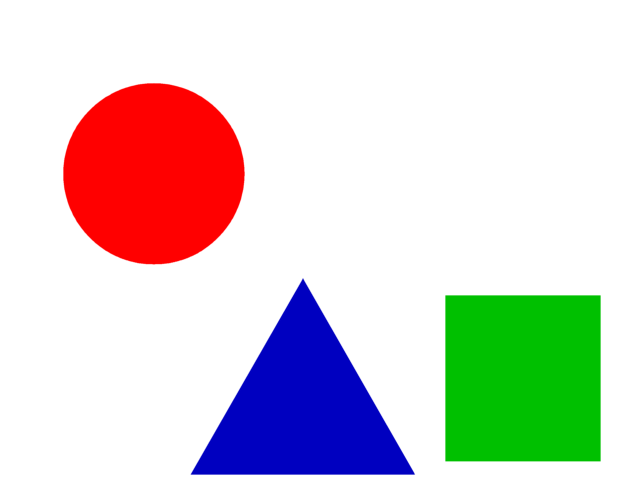
#> input picture origin.png, 640 x 480 px
$ python get_blue.py
#> lines starting #> are read from the running program, lines starting #| are printed output that depends on the picture; after the words box and inside, x2 and y2 are one past the last pixel; in counts of white or black regions, pixels touching at a corner belong together
import numpy as np
import cv2

# 이미지 파일 읽기
src = cv2.imread("origin.png")
#> src is the input picture: shape (480, 640, 3); mean B, G, R 207.7, 210, 215.3
if src is None:
    print("origin.png 파일을 찾을 수 없습니다.")
    exit()

# BGR → HSV 변환
hsv = cv2.cvtColor(src, cv2.COLOR_BGR2HSV)
#> hsv: shape (480, 640, 3); mean H, S, V 13.9, 61, 245.2

# 파란색 HSV 범위 정의
lower_blue = np.array([100, 100, 120])
upper_blue = np.array([150, 255, 255])

# 파란색 마스크 생성 및 적용
mask = cv2.inRange(hsv, lower_blue, upper_blue)
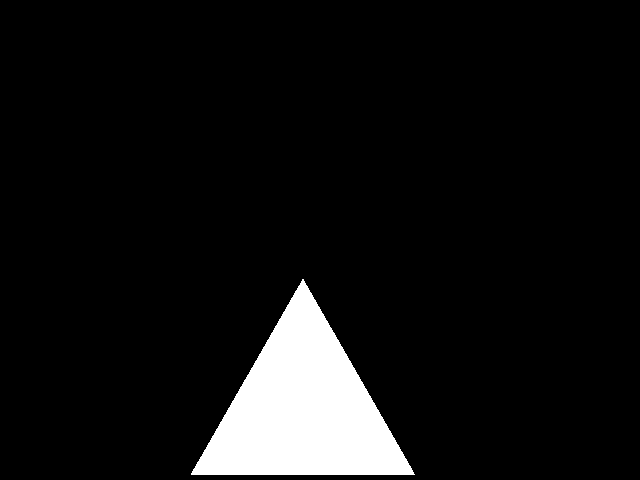
#> mask: shape (480, 640); 7.2% white; 1 white region, box (x1, y1, x2, y2) and area: (191, 279, 415, 475) 22127
res_blue = cv2.bitwise_and(src, src, mask=mask)
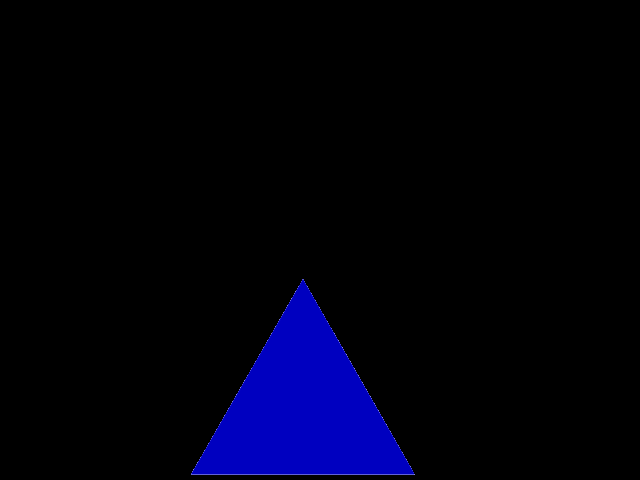
#> res_blue: shape (480, 640, 3); mean B, G, R 13.9, 0.1, 0.1

# 파란색 객체 윤곽선 검출
gray = cv2.cvtColor(res_blue, cv2.COLOR_BGR2GRAY)
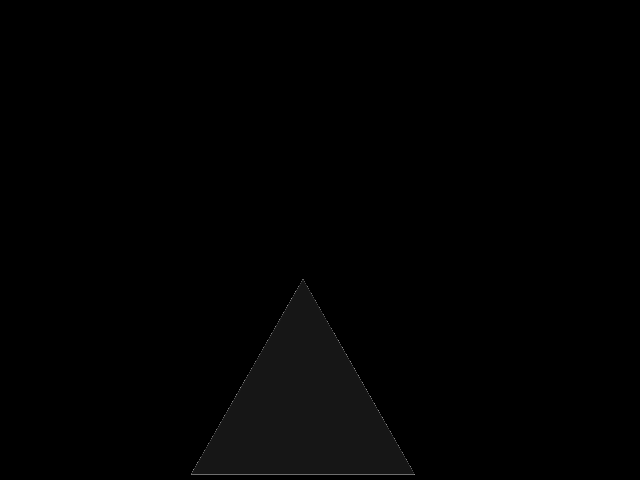
#> gray: shape (480, 640); min 0, max 146, mean 1.7
_, bin = cv2.threshold(gray, 30, 255, cv2.THRESH_BINARY)
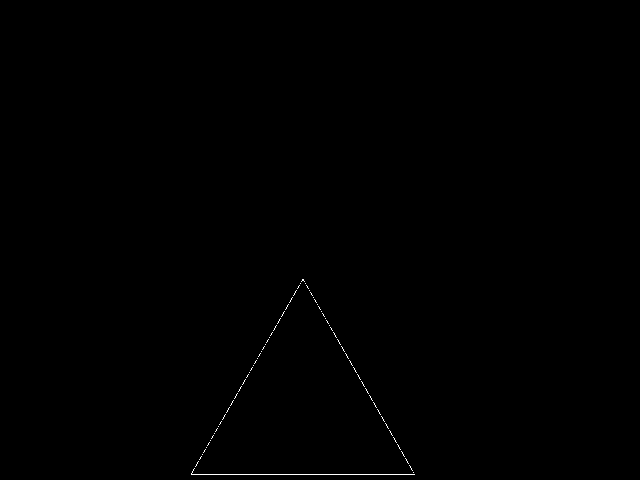
#> bin: shape (480, 640); 0.18% white in thin lines or dots, all inside (x1, y1, x2, y2) = (191, 279, 415, 475)
contours, _ = cv2.findContours(bin, cv2.RETR_EXTERNAL, cv2.CHAIN_APPROX_SIMPLE)
#> contours = 76 contours, all with area under 20

largest_contour = None
largest_area = 0

for cnt in contours:
    area = cv2.contourArea(cnt)
    if area > largest_area:
        largest_area = area
        largest_contour = cnt
#> this loop made 76 passes
#> (area, largest_area) on passes 2, 76: (0.5, 0.5), (1, 1)
#> area on passes 3, 4, 5, 6, 8, 9: 0, 0, 0, 0, 0, 0
#> after the loop, largest_area = 1; largest_contour = [[302, 279], [302, 280], [301, 281], [302, 280], [303, 280], [304, 281], [303, 280], [303, 279]]

# 가장 큰 객체에 초록색 박스 그리기
if largest_contour is not None and largest_area > 500:
    x, y, width, height = cv2.boundingRect(largest_contour)
    cv2.rectangle(src, (x, y), (x + width, y + height), (0, 255, 0), 2)
    center_x = x + width // 2
    center_y = y + height // 2
    print("center: (%d, %d)" % (center_x, center_y))

# 결과 출력
cv2.imshow("Original", src)
cv2.imshow("Blue Extracted", res_blue)

# 파란색 추출 영역 저장
cv2.imwrite("blue.png", res_blue)

# 종료 대기
print("ESC 키를 누르면 종료됩니다.")
while True:
    if cv2.waitKey(1) & 0xFF == 27:
#> (key Esc is pressed here)
        break

cv2.destroyAllWindows()
